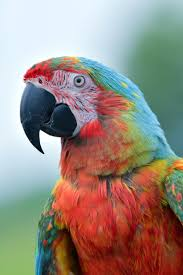
#> input picture Computer-Vision/Photos/Bird.jpg, 183 x 275 px
$ python SplitMerge.py
#> lines starting #> are read from the running program, lines starting #| are printed output that depends on the picture
import cv2 as cv
import numpy as np

img = cv.imread('Photos/Bird.jpg')
#> img is the input picture: shape (275, 183, 3); mean B, G, R 128.5, 137.8, 151.2
cv.imshow('Bird', img)

b,g,r = cv.split(img)
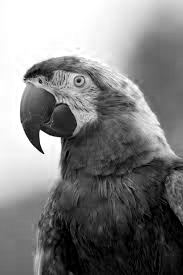
#> b: shape (275, 183); min 0, max 255, mean 128.5
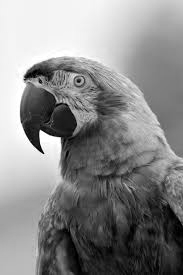
#> g: shape (275, 183); min 0, max 255, mean 137.8
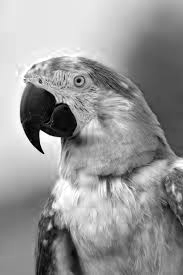
#> r: shape (275, 183); min 0, max 255, mean 151.2

# [8 lines of commented-out code are left out]

merged = cv.merge([b,g,r])
# cv.imshow('Merged', merged)

blank = np.zeros(img.shape[:2], dtype='uint8')

blue = cv.merge([b, blank, blank])
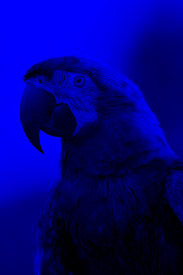
#> blue: shape (275, 183, 3); mean of channels 0, 1, 2 128.5, 0, 0; drawn as B, G, R
red = cv.merge([blank, blank, r])
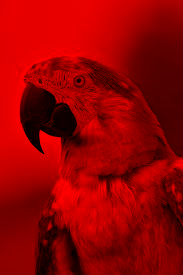
#> red: shape (275, 183, 3); mean of channels 0, 1, 2 0, 0, 151.2; drawn as B, G, R
green = cv.merge([blank, g, blank])
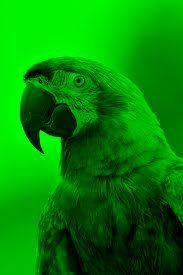
#> green: shape (275, 183, 3); mean of channels 0, 1, 2 0, 137.8, 0; drawn as B, G, R

cv.imshow('Blue', blue)
cv.imshow('Green', green)
cv.imshow('Red', red)

cv.waitKey(0)

$ run again, with Computer-Vision/Photos/Face.jpg copied over Computer-Vision/Photos/Bird.jpg
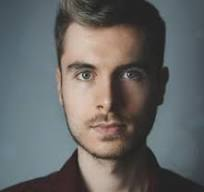
#> input picture Computer-Vision/Photos/Face.jpg, 204 x 192 px
#> img is the input picture: shape (192, 204, 3); mean B, G, R 101.3, 102.1, 101.8
#> `red = cv.merge([blank, blank, r])`:
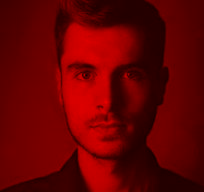
#> red: shape (192, 204, 3); mean of channels 0, 1, 2 0, 0, 101.8; drawn as B, G, R
#> `green = cv.merge([blank, g, blank])`:
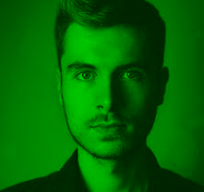
#> green: shape (192, 204, 3); mean of channels 0, 1, 2 0, 102.1, 0; drawn as B, G, R

$ run again, with Computer-Vision/Photos/Group.jpg copied over Computer-Vision/Photos/Bird.jpg
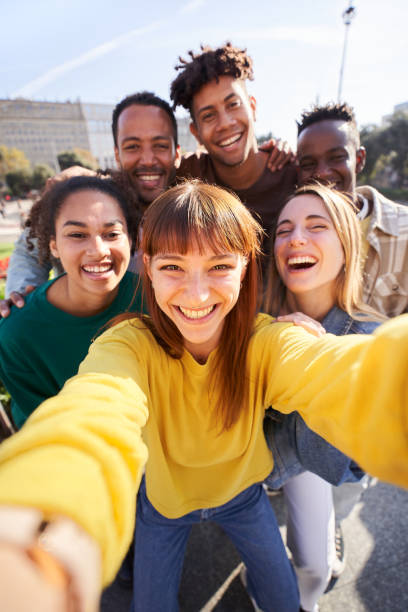
#> input picture Computer-Vision/Photos/Group.jpg, 408 x 612 px
#> img is the input picture: shape (612, 408, 3); mean B, G, R 121.7, 148.1, 169.6
#> `red = cv.merge([blank, blank, r])`:
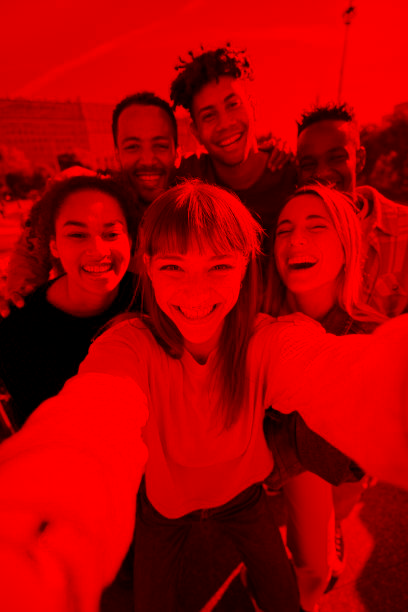
#> red: shape (612, 408, 3); mean of channels 0, 1, 2 0, 0, 169.6; drawn as B, G, R
#> `green = cv.merge([blank, g, blank])`:
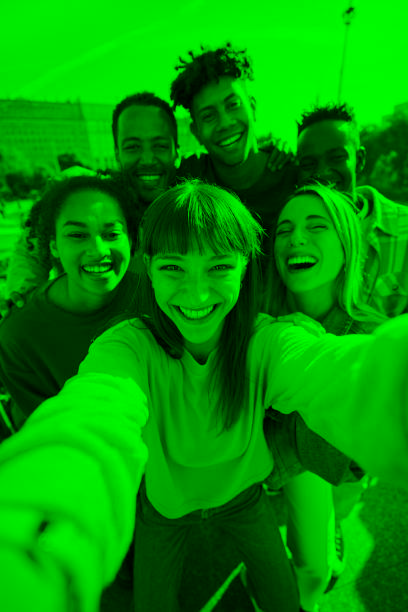
#> green: shape (612, 408, 3); mean of channels 0, 1, 2 0, 148.1, 0; drawn as B, G, R
